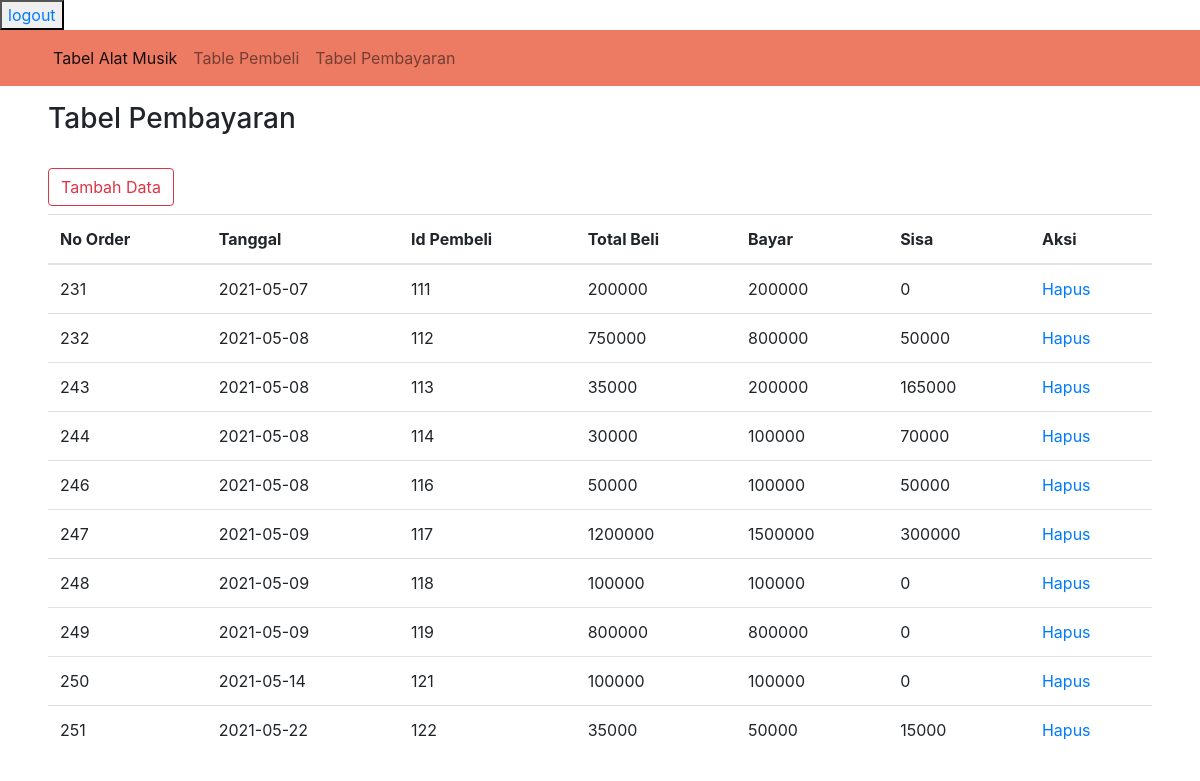
The page /pembayaran.php on the database as committed earlier.
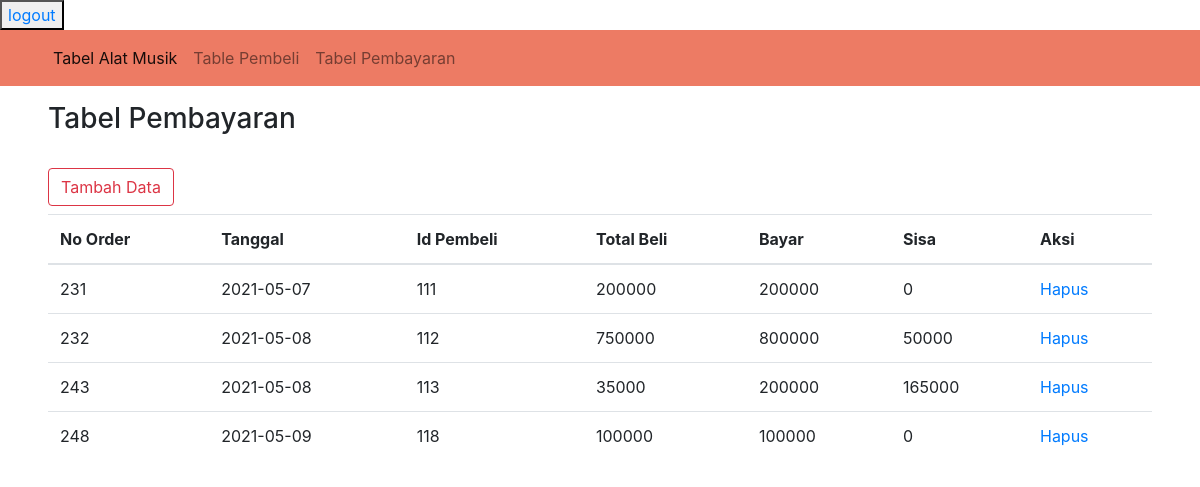
The same page on the database as committed later.
### tables this page shows
CREATE TABLE `pembayaran` (
  `no_order` int(11) NOT NULL AUTO_INCREMENT,
  `tanggal` date DEFAULT NULL,
  `id_pembeli` int(11) DEFAULT NULL,
  `total_beli` int(11) DEFAULT NULL,
  `bayar` int(11) DEFAULT NULL,
  `sisa` int(11) DEFAULT NULL,
  PRIMARY KEY (`no_order`),
  KEY `pembayaran_ibfk_1` (`id_pembeli`),
  CONSTRAINT `pembayaran_ibfk_1` FOREIGN KEY (`id_pembeli`) REFERENCES `pembeli` (`id_pembeli`) ON DELETE CASCADE ON UPDATE CASCADE
);

### functions.php (called while the page is built, shortened)
<?php
	$servername = "localhost";
    $username = "root";
    $password = "";
    $dbname = "toko_alat_musik";
    $db = mysqli_connect($servername, $username, $password, $dbname);
function query($query){
	global $db;
	$result = mysqli_query($db, $query);
	$rows = [];
	while( $row = mysqli_fetch_assoc($result) ) {
		$rows[] = $row;
	}
	return $rows;
}
?>

### pembayaran.php (the view, shortened to what this page needs)
<?php
	require 'functions.php';
    $pembayaran = query("SELECT * FROM pembayaran");
?>
<!doctype html>
<html lang="en">
  <head>
    <link rel="stylesheet" href="https://cdn.jsdelivr.net/npm/bootstrap@4.6.0/dist/css/bootstrap.min.css">
  </head>
  <body>
    <button ><a href="logout.php">logout</a></button>
  <section>
        <div class="row">
        <div class="col">
        <nav class="navbar navbar-expand-lg navbar-light " style="background-color: #ed7b64;" >
        <div class="container">
        <div class="collapse navbar-collapse" id="navbarNav">
            <ul class="navbar-nav">
                <li class="nav-item active">
                    <a class="nav-link" href="index.php">Tabel Alat Musik <span class="sr-only">(current)</span></a>
                </li>
                <li class="nav-item">
                     <a class="nav-link" href="pembeli.php">Table Pembeli</a>
                </li>
                <li class="nav-item">
                    <a class="nav-link" href="pembayaran.php">Tabel Pembayaran</a>
                </li>
            </ul>
        </div>
        </div>
        </nav>
        </div>
        </div>
	</section>
  <section class="mt-3 pl-5 pr-5">
        <div class="pb-4">
            <h3>Tabel Pembayaran</h3>
            </div>
        <div class="mb-2">
                <a class="btn btn-outline-danger" href="tambah_pembayaran.php" role="button">Tambah Data</a>
        </div>
            <table class="table">
                    <thead>
                        <tr>
                            <th>No Order</th>
                            <th>Tanggal</th>
                            <th>Id Pembeli</th>
                            <th>Total Beli</th>
                            <th>Bayar</th>
                            <th>Sisa</th>
                            <th>Aksi</th>
                        </tr>
                    </thead>
                    <tbody>
                    <?php foreach( $pembayaran as $row ) : ?>
                            <tr>
                                <td><?= $row["no_order"] ?></td>
                                <td><?= $row["tanggal"] ?></td>
                                <td><?= $row["id_pembeli"] ?></td>
                                <td><?= $row["total_beli"] ?></td>
                                <td><?= $row["bayar"] ?></td>
                                <td><?= $row["sisa"] ?></td>
                                <td>
                                    <a href="pembayaran.php?page=&no_order=<?= $row["no_order"]; ?>&tanggal=<?= $row["tanggal"];?>">Hapus</a>
                                </td>
                            </tr>
                    <?php endforeach; ?>
                    </tbody>
            </table>
    </section>
  </body>
</html>

Rows that differ between the two databases and show on the page:
removed pembayaran: no_order "244", tanggal "2021-05-08", id_pembeli "114", total_beli "30000", bayar "100000", sisa "70000"
removed pembayaran: no_order "246", tanggal "2021-05-08", id_pembeli "116", total_beli "50000", bayar "100000", sisa "50000"
removed pembayaran: no_order "247", tanggal "2021-05-09", id_pembeli "117", total_beli "1200000", bayar "1500000", sisa "300000"
removed pembayaran: no_order "249", tanggal "2021-05-09", id_pembeli "119", total_beli "800000", bayar "800000", sisa "0"
removed pembayaran: no_order "250", tanggal "2021-05-14", id_pembeli "121", total_beli "100000", bayar "100000", sisa "0"
removed pembayaran: no_order "251", tanggal "2021-05-22", id_pembeli "122", total_beli "35000", bayar "50000", sisa "15000"
